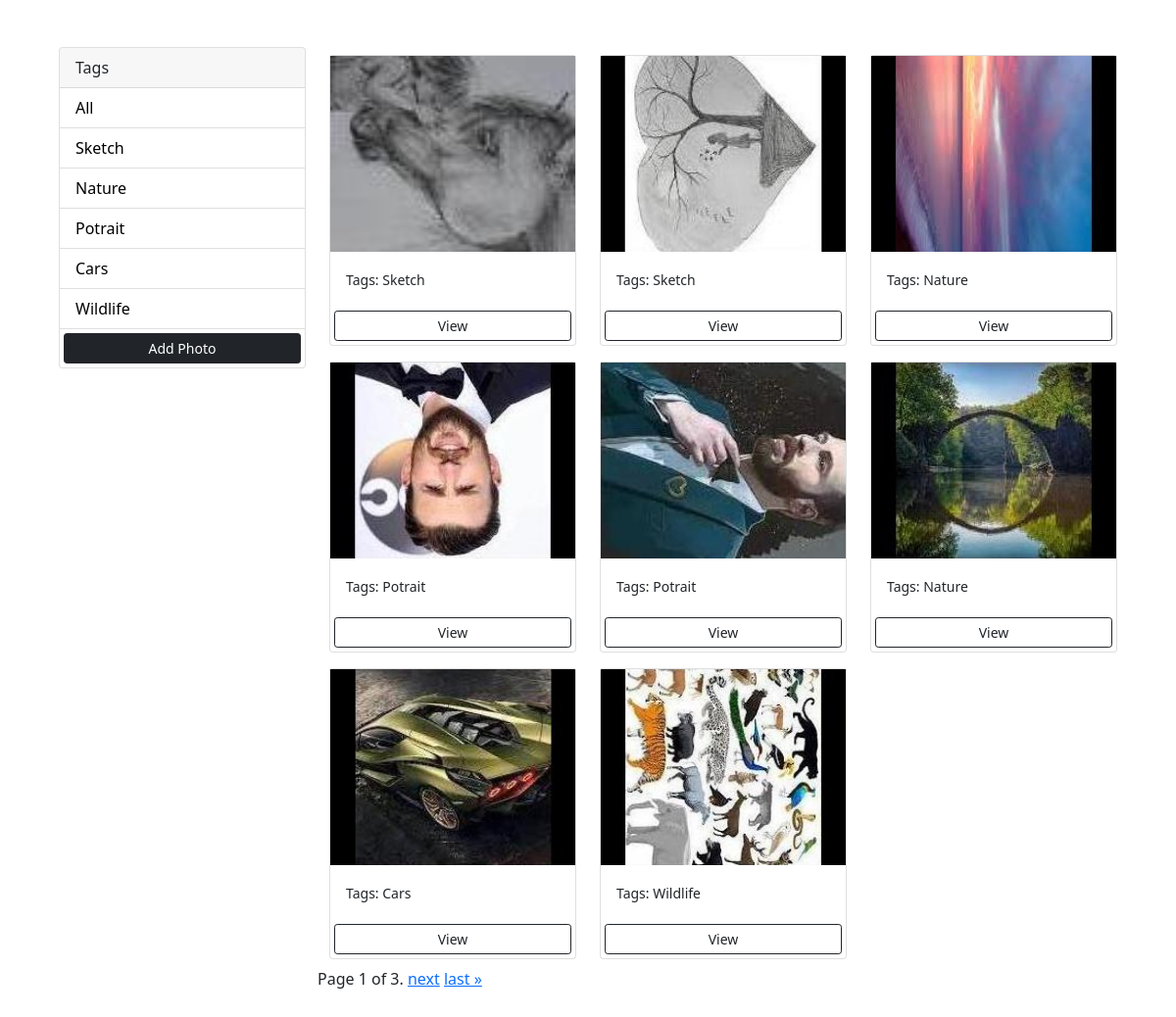
The page / on the database its author committed.
### photo/models.py (models this page shows, shortened)
class Tags(models.Model):
    name = models.CharField(max_length=100, null=False, blank=False)

class Photo(models.Model):
    tags = models.ForeignKey(Tags,on_delete=models.SET_NULL, null=True, blank=True)
    image = models.ImageField(null=False, blank=False)
    description = models.TextField()

### photo/views.py (the view)
# urls.py: path('', views.gallery, name='gallery'),
def gallery(request):
    tag = request.GET.get('tag')
    if tag == None:
        photos = Photo.objects.get_queryset().order_by('id')
    else:
        photos = Photo.objects.filter(tags__name=tag).order_by('id')
    tags = Tags.objects.all()
    paginator = Paginator(photos, 8)
    page_number = request.GET.get('page')
    page_obj = paginator.get_page(page_number)
    context = {'tags':tags,'page_obj': page_obj}
    return render(request, 'photos/gallery.html',context)

### photo/templates/photos/gallery.html (shortened to what this page needs)
<!DOCTYPE html>
<html lang="en">
<head>
    <link href="https://cdn.jsdelivr.net/npm/bootstrap@5.0.0-beta1/dist/css/bootstrap.min.css" rel="stylesheet"
>
</head>
<body class="m-5">
    <div class="container">
        <div class="row">
            <div class="col-md-3">
                <div class="card">
                    <div class="card-header">
                        Tags
                    </div>
                    <ul class="list-group list-group-flush">
                        <li class="list-group-item">
                            <a href="{% url 'gallery' %}">All</a>
                        </li>
                        {% for tag in tags %}
                        <li class=" list-group-item">
                            <a href="{% url 'gallery' %}?tag={{tag.name}}">
                                {{tag.name}}
                            </a>
                        </li>
                        {% endfor %}
                        <a href="{% url 'add' %}" class="btn btn-dark btn-block btn-sm m-1">Add Photo</a>
                    </ul>
                </div>
            </div>
            <div class="col-md-9">
                <div class="row">
                    {% for photo in page_obj %}
                    <div class="col-md-4">
                        <div class="card my-2">
                            <img class="image-thumbail" src="{{photo.image.url}}" alt="Card image cap">
                            <div class="card-body">
                                <small>Tags: {{photo.tags.name}}</small>
                            </div>
                            <a href="{% url 'photo' photo.id %}" class="btn btn-outline-dark btn-sm m-1">View</a>
                        </div>
                    </div>
                    {% empty %}
                    <h3>No photos...</h3>
                    {% endfor %}
                    <div class="pagination">
                        <span class="step-links">
                            <span class="current">
                                Page {{ page_obj.number }} of {{ page_obj.paginator.num_pages }}.
                            </span>
                            {% if page_obj.has_next %}
                                <a href="?page={{ page_obj.next_page_number }}">next</a>
                                <a href="?page={{ page_obj.paginator.num_pages }}">last &raquo;</a>
                            {% endif %}
                        </span>
                    </div>
                </div>
            </div>
        </div>
    </div>
</body>
</html>

### photo/templates/photos/gallery.html (style rules this page uses)
.image-thumbail { height: 200px; object-fit: cover; }
.list-group-item a { text-decoration: none; color: black; }

### rows shown on the page
Tags: name "Sketch"
Tags: name "Nature"
Tags: name "Potrait"
Tags: name "Cars"
Tags: name "Wildlife"
Photo: image (picture), tags.name "Sketch"
Photo: image (picture), tags.name "Sketch"
Photo: image (picture), tags.name "Nature"
Photo: image (picture), tags.name "Potrait"
Photo: image (picture), tags.name "Potrait"
Photo: image (picture), tags.name "Nature"
Photo: image (picture), tags.name "Cars"
Photo: image (picture), tags.name "Wildlife"

### other values the page prints
{{ page_obj.number }} "1"
{{ page_obj.paginator.num_pages }} "3"
